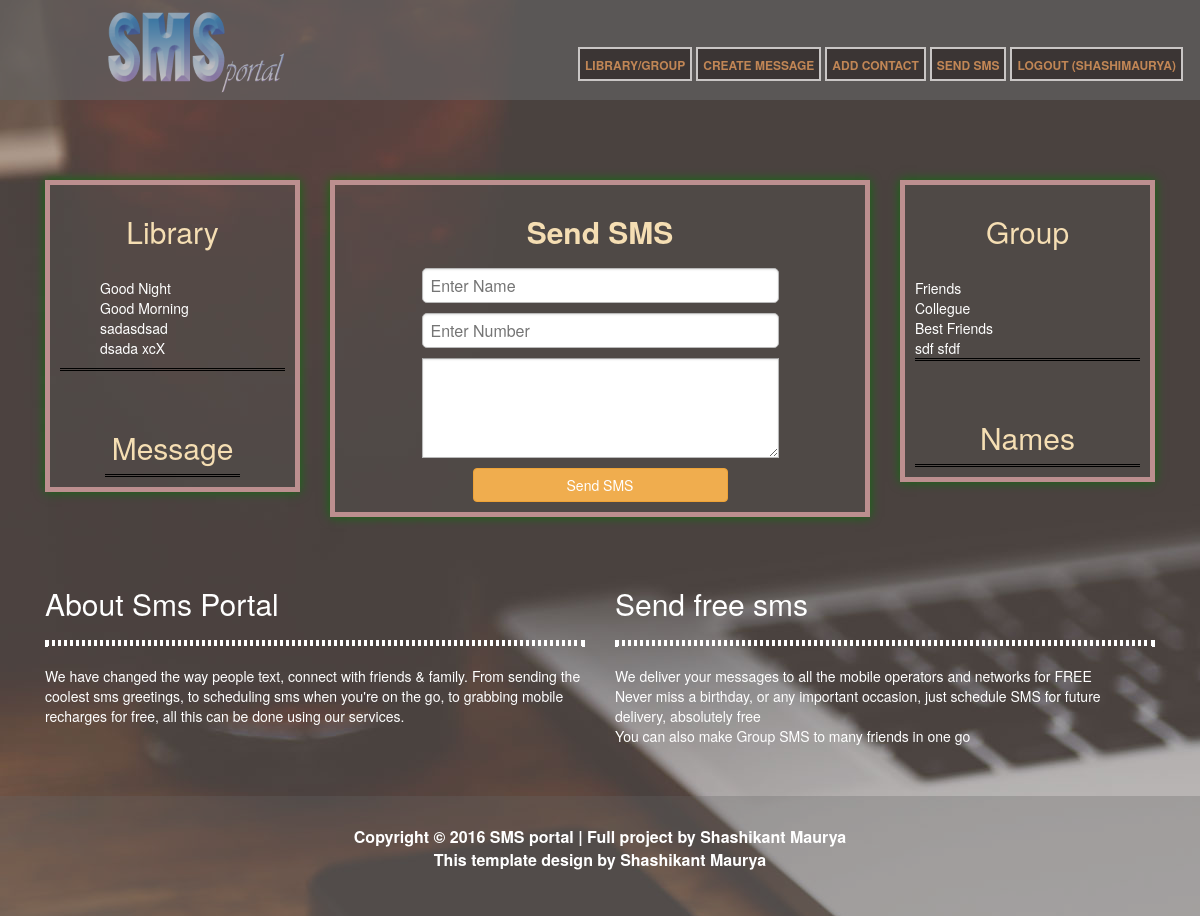
/view/send-sms.php (signed in), run on the app's committed database.
### tables this page shows
CREATE TABLE IF NOT EXISTS `library` (
  `lib_id` int(11) NOT NULL,
  `lib_name` varchar(50) DEFAULT NULL,
  `lib_time` timestamp NOT NULL DEFAULT CURRENT_TIMESTAMP ON UPDATE CURRENT_TIMESTAMP,
  `log_id` int(11) NOT NULL
);

CREATE TABLE IF NOT EXISTS `lg_group` (
  `grp_id` int(11) NOT NULL,
  `grp_name` varchar(50) DEFAULT NULL,
  `grp_time` timestamp NOT NULL DEFAULT CURRENT_TIMESTAMP ON UPDATE CURRENT_TIMESTAMP,
  `log_id` int(10) NOT NULL
);

### model/db_project.php (called while the page is built, shortened)
<?php
require_once"db_helper.php";
	final class db_project extends db_helper{
		function get_library($user_id)
		{
			return self::select("lib_id,lib_name,lib_time","library","log_id='$user_id'");
		}
		function get_group($user_id)
		{
			return self:: select("grp_id, grp_name, grp_time","lg_group","log_id='$user_id'");
		}
	}
	$obj = new db_project();
?>

### model/db_connect.php (called while the page is built, shortened)
<?php
	abstract class db_connect implements db_parameter{
		function __construct()
		{
			$this->conn= mysqli_connect(self::HOST, self::USER, self::PASS, self::DATABASE);
		}
	}
?>

### model/db_helper.php (called while the page is built, shortened)
<?php
	require_once"db_connect.php";
	abstract class db_helper extends db_connect{
		function select($col,$table,$condition)
		{
			$str = "select $col from $table where $condition";
			$result=mysqli_query($this->conn,$str) or die(mysqli_error($this->conn));
			if ($result->num_rows>0)
			{
				while($ans = $result->fetch_object())
				{
					$data[] = $ans;
				}
				return $data;
			}
			else
			{
				return "No data found";
			}
		}
	}
?>

### view/send-sms.php (the view, shortened to what this page needs)
<?php
	require_once"header.php";
?>
		<section class="sms">
			<div class="container">
				<div class="col-md-3 col-sm-3">
					<div class="box">
						<h2 class="text-center">Library</h2><br>
						<div class="bottom-border">
							<ul>
								<?php
									$user_id=$_SESSION['ses_id'];
									$result=$obj->get_library($user_id);
									if(is_array($result)):
										foreach ($result as $val):
								?>
								<li><a href="" class="libclick" for="<?php echo $val->lib_id;?>"><?php echo $val->lib_name;?></a></li>
								<?php
								endforeach;
									endif;
								?>
							</ul>
						</div><br><br>
						<h2 class="text-center">Message</h2>
							<div class="bottom-border message" style="cursor:pointer">
							<a href=""></a></div>
					</div>
				</div>
				<div class="col-md-6 col-sm-6">
					<div class="box text-center">
						<h2 class="text-center"><strong >Send SMS</strong></h2>
							<form id="message">
								<input type="text" placeholder="Enter Name" name="name" id="entername"><br>
								<input type="text" placeholder="Enter Number" name="mobile" id="no"><br>
								<textarea type="text" name="area" class="txt" id="msg"></textarea><br/>
								<button type="button" class="btn btn-warning send-sms">Send SMS</button></br>
							</form>
						</div>
				</div>
				<div class="col-md-3 col-sm-3">
					<div class="box">
						<h2 class="text-center">Group</h2><br>
						<div class="bottom-border">
							<?php
									$user_id=$_SESSION['ses_id'];
									$result=$obj->get_group($user_id);
									if(is_array($result)):
										foreach ($result as $val):
								?>
							<a href="" class="grpclick" for="<?php echo $val->grp_id;?>"><?php echo $val->grp_name;?><br></a>
							<?php
								endforeach;
									endif;
								?>
						</div><br><br>
						<h2 class="text-center">Names</h2>
						<div class="bottom-border cont-name" style="cursor:pointer"> </div>
					</div>
				</div>
				</div>
			</section>
<?php
	require_once"footer.php";
?>

### view/header.php (shortened to what this page needs)
<?php
	require_once"../model/db_project.php";
?>
<!DOCTYPE html>
<html>
	<head>
		<link rel="stylesheet" type="text/css" href="../assets/css/bootstrap.min.css">
		<link rel="stylesheet" type="text/css" href="../assets/css/font-awesome.min.css">
		<link rel="stylesheet" type="text/css" href="../assets/css/style.css">
	</head>
	<body>
		<div class="header">
			<div class="container header-container">
				<div class="row">
					<div class="col-md-4 text-center">
						<img src="../assets/images/sms.png" style="height:100px;">
					</div>
					<div class="col-md-8 ">
						<div class="menu">
							<nav class="pull-right">
								<ul>
									<?php
									if(isset($_SESSION['ses_name'])):
									?>
									<li><a href="library-group.php">Library/Group</a></li>
									<li><a href="create-message.php">Create Message</a></li>
									<li><a href="add-contact.php">Add Contact</a></li>
									<li><a href="send-sms.php">Send sms</a></li>
									<li><a href="logout.php">Logout (<?php echo $_SESSION['ses_name'];?>)</a></li>
									<?php
										endif;
									?>
								</ul>
							</nav>
						</div>
					</div>
				</div>
			</div>
		</div>

### view/footer.php (shortened to what this page needs)
<footer>
<div class="container">
					<div class="col-md-6 col-sm-6 cont">
						<div class="one">
							<h2>About Sms Portal</h2><hr/>
							We have changed the way people text, connect with friends & family. From sending the coolest sms greetings, to scheduling sms when you're on the go, to grabbing mobile recharges for free, all this can be done using our services.
						</div>
					</div>
					<div class="col-md-6 col-sm-6 cont">
						<div class="one">
							<h2>Send free sms </h2>
							<hr>
							We deliver your messages to all the mobile operators and networks for FREE<br>
								Never miss a birthday, or any important occasion, just schedule SMS for future delivery, absolutely free<br>
								You can also make Group SMS to many friends in one go
						</div>
					</div>
			</div>
	</footer>
		<div class="footer text-center">
			<div class="col-md-12 col-sm-8 footer-text">
				Copyright © 2016 SMS portal | Full project by Shashikant Maurya
				<p>This template design by Shashikant Maurya</p>
			</div>
		</div>
	</body>
</html>

### assets/css/style.css (style rules this page uses)
ul li { list-style: none; }
a { color: #fff; }
body { background-image: url("../images/header.jpg"); }
.sms { margin-top: 15%; color: #fff; }
footer { color: #fff; }
.header-container { width: 100%; }
.header { width: 100%; min-height:70px; background-color: rgba(100,100,100,0.9); position: fixed; top: 0; left: 0; z-index: 100; opacity: 0.70; }
nav { padding-top: 25px; }
nav ul { padding-top: 20px; }
nav ul li { list-style: none; float: left; padding: 5px; color: #F4A460; border:2px solid #fff; margin: 2px; background-color:rgba(10, 0 ,0 , 0.5); }
nav ul li a { font-size: 12px; color: #F4A460; font-weight: bold; text-transform: uppercase; }
.box { border:5px solid #BC8F8F; margin-top: 25px auto; padding: 10px; background-color: rgba(100,100,100,0.2); box-shadow: 0px 0px 10px rgba(0, 120, 0, 0.8); color: #000; overflow: hidden; }
.message { width: 60%; margin: auto; }
.box h2,h4 { color: wheat; }
input[type=text] ,input[type=button], input[type=password], select { width: 70%; margin-top:10px; height: 35px; font-size: 16px; padding: 0 8px; border: 1px solid #b9b9b9; border-radius: 5px; -moz-box-shadow: inset 0 1px 2px rgba(0,0,0,0.1); -webkit-box-shadow: inset 0 1px 2px rgba(0,0,0,0.1); box-shadow: inset 0 1px 2px rgba(0,0,0,0.1); }
textarea { width: 70%; margin-top:10px; font-size: 16px; min-height: 100px; padding: 0 8px; border: 1px solid #b9b9b9; border-top: 1px solid #a0a0a0; -moz-box-shadow: inset 0 1px 2px rgba(0,0,0,0.1); -webkit-box-shadow: inset 0 1px 2px rgba(0,0,0,0.1); box-shadow: inset 0 1px 2px rgba(0,0,0,0.1); }
div.cont { margin-top: 50px; margin-bottom: 50px; }
.footer { width: 100%; background-color: rgba(100,100,100,0.3); height: 120px; color: #FFF; font-weight: bold; padding: 20px; }
.footer div.footer-text { padding-top: 10px; font-size: 16px; }
.one hr { border:dotted; }
.bottom-border { border-bottom: double; padding: 0, 0, 20px, 20px; }
button { margin: 10px; width: 50%; }

### data on the page
library: lib_name "Good Night"
library: lib_name "Good Morning"
library: lib_name "sadasdsad"
library: lib_name "dsada xcX"
lg_group: grp_name "Friends"
lg_group: grp_name "Collegue"
lg_group: grp_name "Best Friends"
lg_group: grp_name "sdf sfdf"

### other printed values
$_SESSION['ses_name'] "SHASHIMAURYA"
